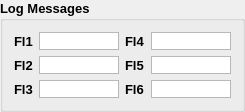
          <widget class="QGroupBox" name="logMessages_groupBox">
           <property name="font">
            <font>
             <pointsize>10</pointsize>
             <weight>75</weight>
             <bold>true</bold>
            </font>
           </property>
           <property name="title">
            <string>Log Messages</string>
           </property>
           <layout class="QVBoxLayout" name="verticalLayout_4">
            <item>
             <layout class="QGridLayout" name="gridLayout_8">
              <item row="0" column="0">
               <widget class="QLabel" name="label_41">
                <property name="font">
                 <font>
                  <pointsize>10</pointsize>
                  <weight>75</weight>
                  <bold>true</bold>
                 </font>
                </property>
                <property name="text">
                 <string>Fl1</string>
                </property>
               </widget>
              </item>
              <item row="0" column="1">
               <widget class="QTextEdit" name="m_logFl1">
                <property name="sizePolicy">
                 <sizepolicy hsizetype="Expanding" vsizetype="Fixed">
                  <horstretch>0</horstretch>
                  <verstretch>0</verstretch>
                 </sizepolicy>
                </property>
                <property name="minimumSize">
                 <size>
                  <width>60</width>
                  <height>18</height>
                 </size>
                </property>
                <property name="maximumSize">
                 <size>
                  <width>80</width>
                  <height>18</height>
                 </size>
                </property>
                <property name="verticalScrollBarPolicy">
                 <enum>Qt::ScrollBarAlwaysOff</enum>
                </property>
                <property name="horizontalScrollBarPolicy">
                 <enum>Qt::ScrollBarAlwaysOff</enum>
                </property>
               </widget>
              </item>
              <item row="0" column="2">
               <widget class="QLabel" name="label_44">
                <property name="font">
                 <font>
                  <pointsize>10</pointsize>
                  <weight>75</weight>
                  <bold>true</bold>
                 </font>
                </property>
                <property name="text">
                 <string>Fl4</string>
                </property>
               </widget>
              </item>
              <item row="0" column="3">
               <widget class="QTextEdit" name="m_logFl4">
                <property name="sizePolicy">
                 <sizepolicy hsizetype="Expanding" vsizetype="Fixed">
                  <horstretch>0</horstretch>
                  <verstretch>0</verstretch>
                 </sizepolicy>
                </property>
                <property name="minimumSize">
                 <size>
                  <width>60</width>
                  <height>18</height>
                 </size>
                </property>
                <property name="maximumSize">
                 <size>
                  <width>80</width>
                  <height>18</height>
                 </size>
                </property>
                <property name="verticalScrollBarPolicy">
                 <enum>Qt::ScrollBarAlwaysOff</enum>
                </property>
                <property name="horizontalScrollBarPolicy">
                 <enum>Qt::ScrollBarAlwaysOff</enum>
                </property>
               </widget>
              </item>
              <item row="1" column="0">
               <widget class="QLabel" name="label_42">
                <property name="font">
                 <font>
                  <pointsize>10</pointsize>
                  <weight>75</weight>
                  <bold>true</bold>
                 </font>
                </property>
                <property name="text">
                 <string>Fl2</string>
                </property>
               </widget>
              </item>
              <item row="1" column="1">
               <widget class="QTextEdit" name="m_logFl2">
                <property name="sizePolicy">
                 <sizepolicy hsizetype="Expanding" vsizetype="Fixed">
                  <horstretch>0</horstretch>
                  <verstretch>0</verstretch>
                 </sizepolicy>
                </property>
                <property name="minimumSize">
                 <size>
                  <width>60</width>
                  <height>18</height>
                 </size>
                </property>
                <property name="maximumSize">
                 <size>
                  <width>80</width>
                  <height>18</height>
                 </size>
                </property>
                <property name="verticalScrollBarPolicy">
                 <enum>Qt::ScrollBarAlwaysOff</enum>
                </property>
                <property name="horizontalScrollBarPolicy">
                 <enum>Qt::ScrollBarAlwaysOff</enum>
                </property>
               </widget>
              </item>
              <item row="1" column="2">
               <widget class="QLabel" name="label_45">
                <property name="font">
                 <font>
                  <pointsize>10</pointsize>
                  <weight>75</weight>
                  <bold>true</bold>
                 </font>
                </property>
                <property name="text">
                 <string>Fl5</string>
                </property>
               </widget>
              </item>
              <item row="1" column="3">
               <widget class="QTextEdit" name="m_logFl5">
                <property name="sizePolicy">
                 <sizepolicy hsizetype="Expanding" vsizetype="Fixed">
                  <horstretch>0</horstretch>
                  <verstretch>0</verstretch>
                 </sizepolicy>
                </property>
                <property name="minimumSize">
                 <size>
                  <width>60</width>
                  <height>18</height>
                 </size>
                </property>
                <property name="maximumSize">
                 <size>
                  <width>80</width>
                  <height>18</height>
                 </size>
                </property>
                <property name="verticalScrollBarPolicy">
                 <enum>Qt::ScrollBarAlwaysOff</enum>
                </property>
                <property name="horizontalScrollBarPolicy">
                 <enum>Qt::ScrollBarAlwaysOff</enum>
                </property>
               </widget>
              </item>
              <item row="2" column="0">
               <widget class="QLabel" name="label_43">
                <property name="font">
                 <font>
                  <pointsize>10</pointsize>
                  <weight>75</weight>
                  <bold>true</bold>
                 </font>
                </property>
                <property name="text">
                 <string>Fl3</string>
                </property>
               </widget>
              </item>
              <item row="2" column="1">
               <widget class="QTextEdit" name="m_logFl3">
                <property name="sizePolicy">
                 <sizepolicy hsizetype="Expanding" vsizetype="Fixed">
                  <horstretch>0</horstretch>
                  <verstretch>0</verstretch>
                 </sizepolicy>
                </property>
                <property name="minimumSize">
                 <size>
                  <width>60</width>
                  <height>18</height>
                 </size>
                </property>
                <property name="maximumSize">
                 <size>
                  <width>80</width>
                  <height>18</height>
                 </size>
                </property>
                <property name="verticalScrollBarPolicy">
                 <enum>Qt::ScrollBarAlwaysOff</enum>
                </property>
                <property name="horizontalScrollBarPolicy">
                 <enum>Qt::ScrollBarAlwaysOff</enum>
                </property>
               </widget>
              </item>
              <item row="2" column="2">
               <widget class="QLabel" name="label_46">
                <property name="font">
                 <font>
                  <pointsize>10</pointsize>
                  <weight>75</weight>
                  <bold>true</bold>
                 </font>
                </property>
                <property name="text">
                 <string>Fl6</string>
                </property>
               </widget>
              </item>
              <item row="2" column="3">
               <widget class="QTextEdit" name="m_logFl6">
                <property name="sizePolicy">
                 <sizepolicy hsizetype="Expanding" vsizetype="Fixed">
                  <horstretch>0</horstretch>
                  <verstretch>0</verstretch>
                 </sizepolicy>
                </property>
                <property name="minimumSize">
                 <size>
                  <width>60</width>
                  <height>18</height>
                 </size>
                </property>
                <property name="maximumSize">
                 <size>
                  <width>80</width>
                  <height>18</height>
                 </size>
                </property>
                <property name="verticalScrollBarPolicy">
                 <enum>Qt::ScrollBarAlwaysOff</enum>
                </property>
                <property name="horizontalScrollBarPolicy">
                 <enum>Qt::ScrollBarAlwaysOff</enum>
                </property>
               </widget>
              </item>
             </layout>
            </item>
           </layout>
          </widget>
